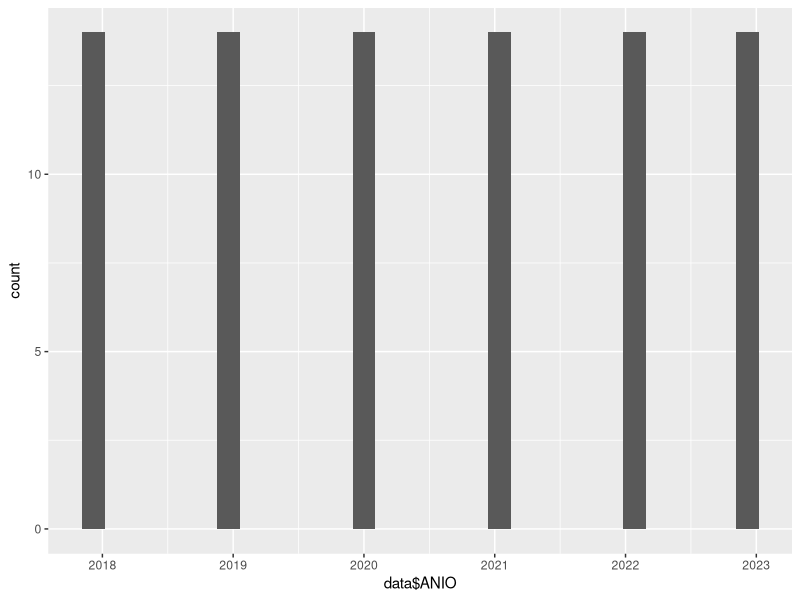
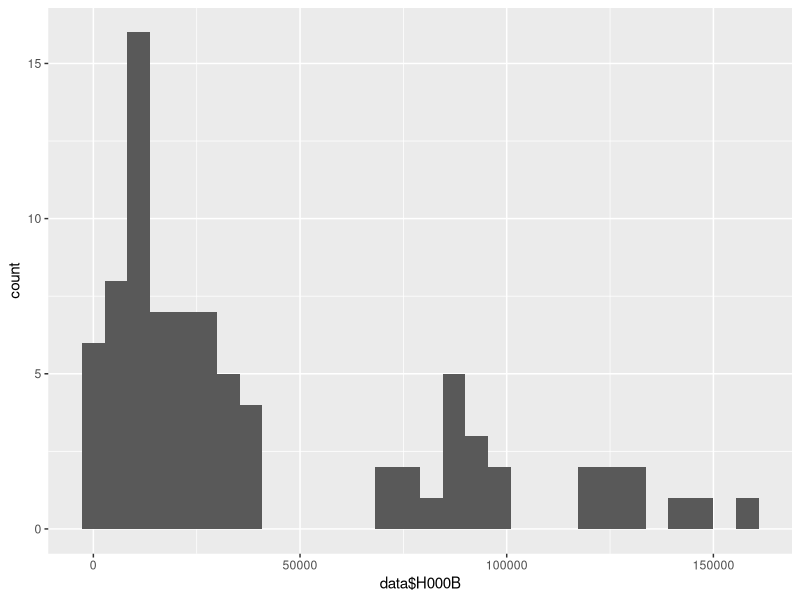
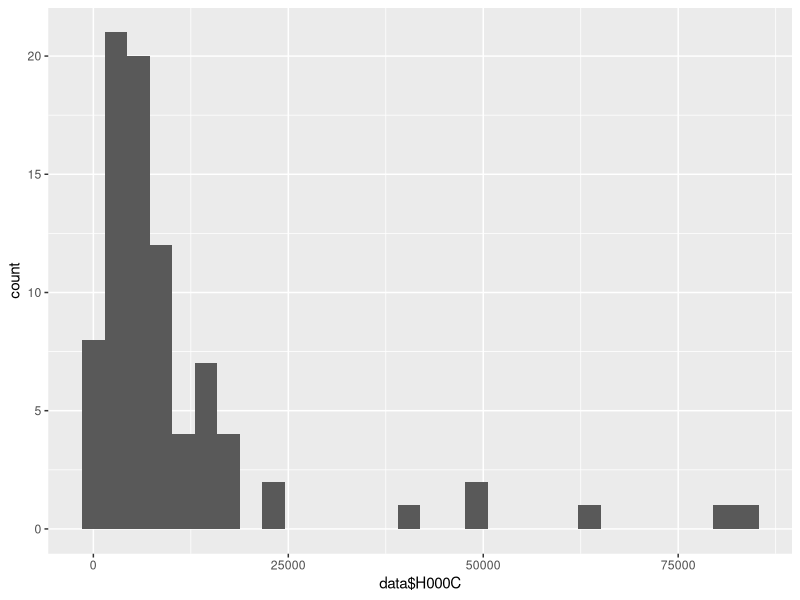
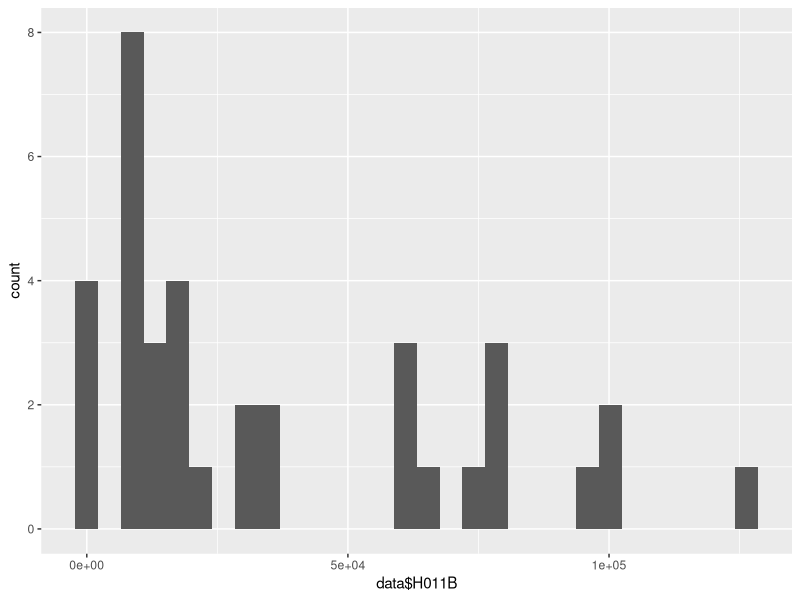
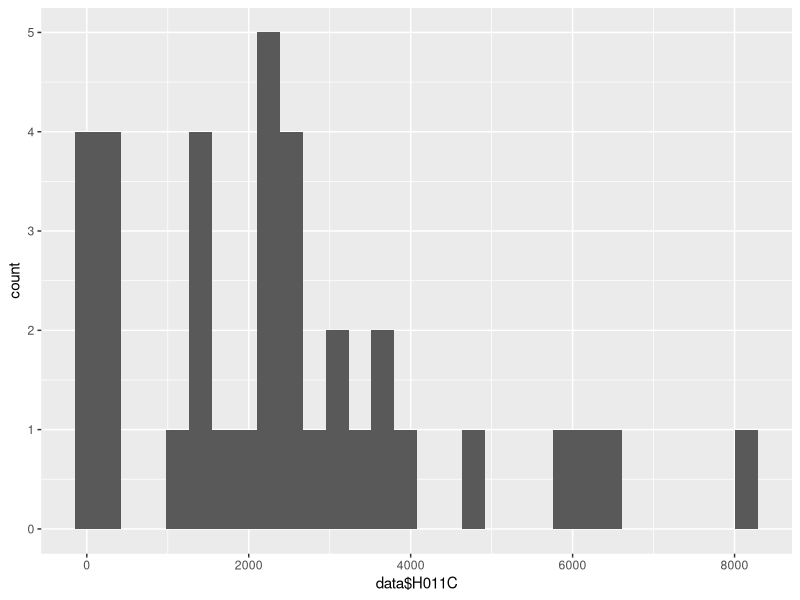
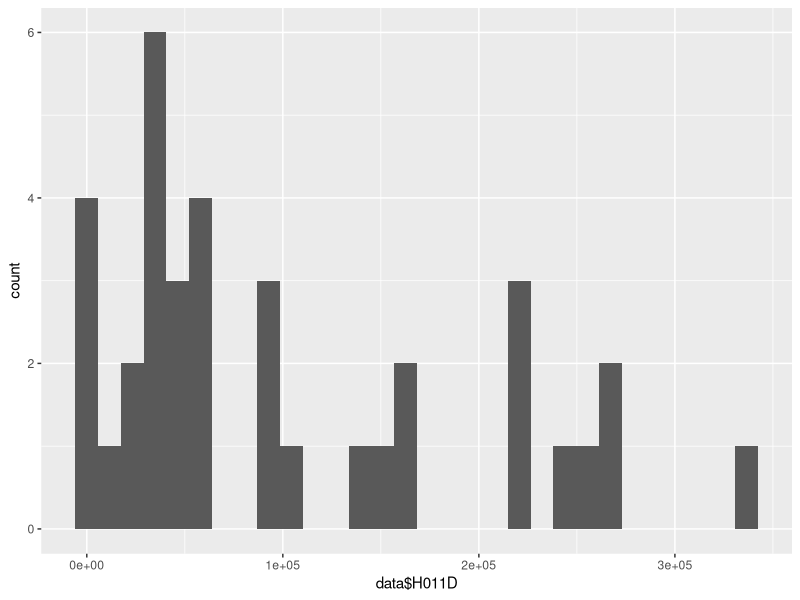
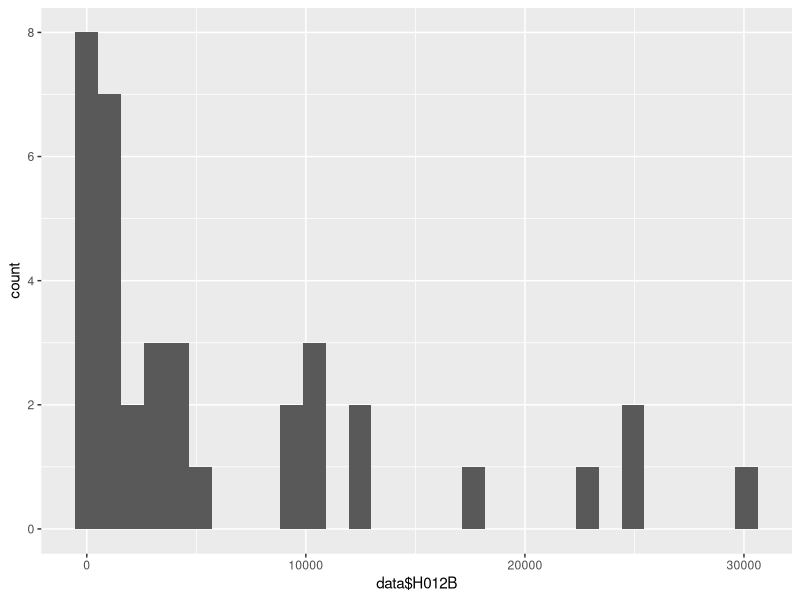
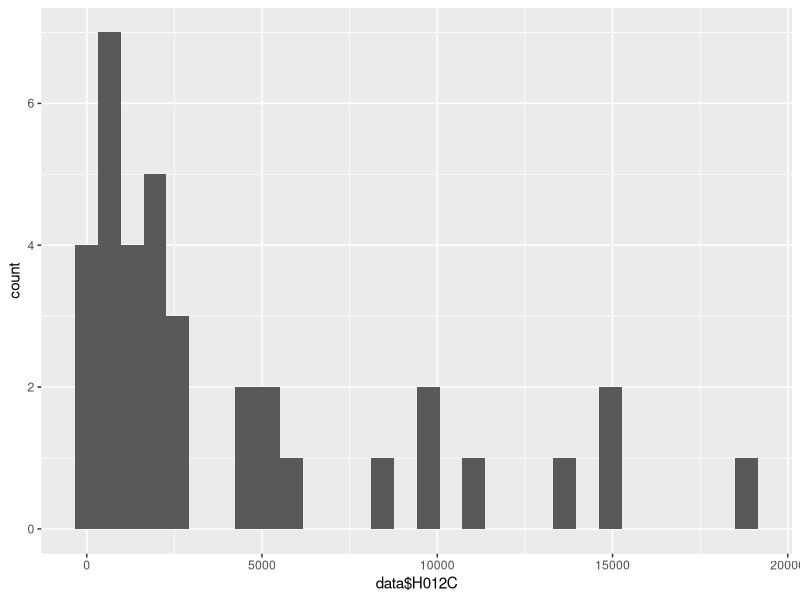

Write the R code that produced these figures, in order.
library(ggplot2)



getwd()


setwd("C:\\Users\\pc-ho\\Projects\\R\\ia-unrc-2025-1")
data <-read.csv("data-inegi.csv")

# ggplot2 histograma

ANIO<- ggplot(data) +aes(x=data$ANIO)+ geom_histogram()
H000B<- ggplot(data) +aes(x=data$H000B)+ geom_histogram()
H000C<- ggplot(data) +aes(x=data$H000C)+ geom_histogram()
H011B<- ggplot(data) +aes(x=data$H011B)+ geom_histogram()
H011C<- ggplot(data) +aes(x=data$H011C)+ geom_histogram()
H011D<- ggplot(data) +aes(x=data$H011D)+ geom_histogram()
H012B<- ggplot(data) +aes(x=data$H012B)+ geom_histogram()
H012C<- ggplot(data) +aes(x=data$H012C)+ geom_histogram()
H012D<- ggplot(data) +aes(x=data$H012D)+ geom_histogram()

ggsave("ANIO.jpeg", plot = ANIO, width = 6, height = 4, dpi = 300)
ggsave("H000B.jpeg", plot = H000B, width = 6, height = 4, dpi = 300)
ggsave("H000C.jpeg", plot = H000C, width = 6, height = 4, dpi = 300)
ggsave("H011B.jpeg", plot = H011B, width = 6, height = 4, dpi = 300)
ggsave("H011C.jpeg", plot = H011C, width = 6, height = 4, dpi = 300)
ggsave("H011D.jpeg", plot = H011D, width = 6, height = 4, dpi = 300)
ggsave("H012B.jpeg", plot = H012B, width = 6, height = 4, dpi = 300)
ggsave("H012C.jpeg", plot = H012C, width = 6, height = 4, dpi = 300)
ggsave("H012D.jpeg", plot = H012D, width = 6, height = 4, dpi = 300)